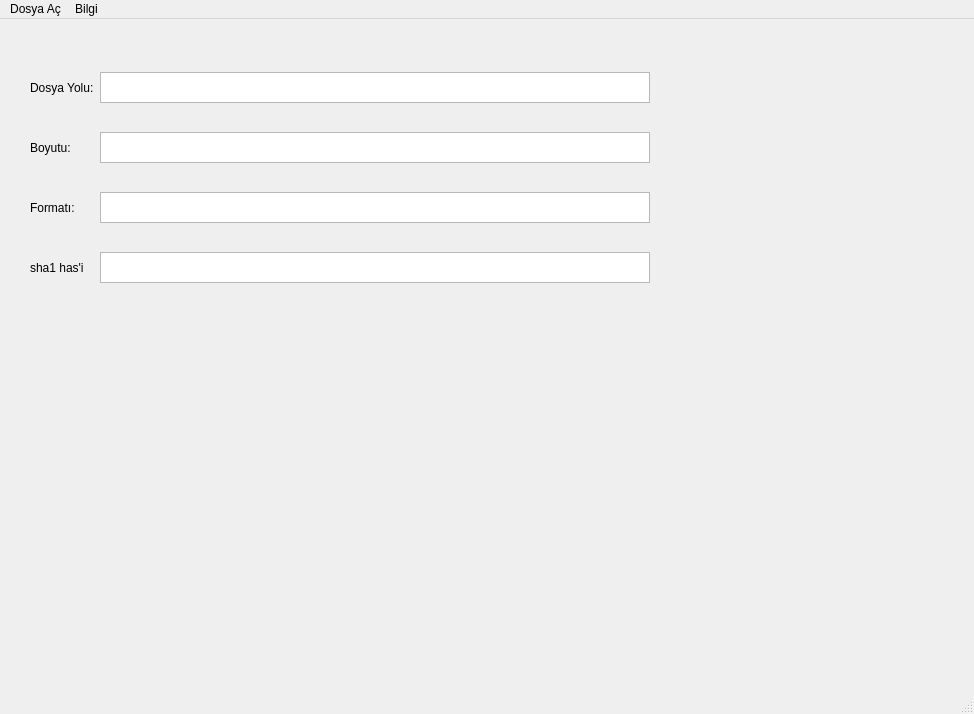
<?xml version="1.0" encoding="UTF-8"?>
<ui version="4.0">
 <class>HTSanalaysis</class>
 <widget class="QMainWindow" name="HTSanalaysis">
  <property name="geometry">
   <rect>
    <x>0</x>
    <y>0</y>
    <width>974</width>
    <height>714</height>
   </rect>
  </property>
  <property name="windowTitle">
   <string>MainWindow</string>
  </property>
  <widget class="QWidget" name="centralwidget">
   <widget class="QWidget" name="widget" native="true">
    <property name="geometry">
     <rect>
      <x>30</x>
      <y>30</y>
      <width>911</width>
      <height>261</height>
     </rect>
    </property>
    <layout class="QGridLayout" name="gridLayout">
     <item row="1" column="0">
      <widget class="QLabel" name="label_2">
       <property name="text">
        <string>Boyutu:</string>
       </property>
      </widget>
     </item>
     <item row="1" column="1">
      <widget class="QTextBrowser" name="textBrowser_2">
       <property name="minimumSize">
        <size>
         <width>550</width>
         <height>31</height>
        </size>
       </property>
       <property name="maximumSize">
        <size>
         <width>550</width>
         <height>31</height>
        </size>
       </property>
      </widget>
     </item>
     <item row="3" column="0">
      <widget class="QLabel" name="label_4">
       <property name="text">
        <string>sha1 has'i</string>
       </property>
      </widget>
     </item>
     <item row="0" column="1">
      <widget class="QTextBrowser" name="textBrowser">
       <property name="minimumSize">
        <size>
         <width>550</width>
         <height>31</height>
        </size>
       </property>
       <property name="maximumSize">
        <size>
         <width>550</width>
         <height>31</height>
        </size>
       </property>
      </widget>
     </item>
     <item row="3" column="1">
      <widget class="QTextBrowser" name="textBrowser_4">
       <property name="minimumSize">
        <size>
         <width>550</width>
         <height>31</height>
        </size>
       </property>
       <property name="maximumSize">
        <size>
         <width>550</width>
         <height>31</height>
        </size>
       </property>
      </widget>
     </item>
     <item row="0" column="0">
      <widget class="QLabel" name="label">
       <property name="text">
        <string>Dosya Yolu:</string>
       </property>
      </widget>
     </item>
     <item row="2" column="1">
      <widget class="QTextBrowser" name="textBrowser_3">
       <property name="minimumSize">
        <size>
         <width>550</width>
         <height>31</height>
        </size>
       </property>
       <property name="maximumSize">
        <size>
         <width>550</width>
         <height>31</height>
        </size>
       </property>
      </widget>
     </item>
     <item row="2" column="0">
      <widget class="QLabel" name="label_3">
       <property name="text">
        <string>Formatı:</string>
       </property>
      </widget>
     </item>
     <item row="0" column="2">
      <spacer name="horizontalSpacer">
       <property name="orientation">
        <enum>Qt::Horizontal</enum>
       </property>
       <property name="sizeHint" stdset="0">
        <size>
         <width>40</width>
         <height>20</height>
        </size>
       </property>
      </spacer>
     </item>
    </layout>
   </widget>
  </widget>
  <widget class="QMenuBar" name="menubar">
   <property name="geometry">
    <rect>
     <x>0</x>
     <y>0</y>
     <width>974</width>
     <height>24</height>
    </rect>
   </property>
   <widget class="QMenu" name="menuDosya_A">
    <property name="title">
     <string>Dosya Aç</string>
    </property>
    <addaction name="actionExcel_Dosyas"/>
   </widget>
   <widget class="QMenu" name="menuBilgi">
    <property name="title">
     <string>Bilgi</string>
    </property>
    <addaction name="actionDesteklenen_Formatlar"/>
   </widget>
   <addaction name="menuDosya_A"/>
   <addaction name="menuBilgi"/>
  </widget>
  <widget class="QStatusBar" name="statusbar"/>
  <action name="actionDosya_A">
   <property name="text">
    <string>Dosya Aç</string>
   </property>
  </action>
  <action name="actionBu_format_nedir">
   <property name="text">
    <string>Bu format nedir?</string>
   </property>
  </action>
  <action name="actionExcel_Dosyas">
   <property name="text">
    <string>Excel Dosyası</string>
   </property>
  </action>
  <action name="actionDesteklenen_Formatlar">
   <property name="text">
    <string>Desteklenen Formatlar</string>
   </property>
  </action>
 </widget>
 <resources/>
 <connections/>
</ui>
